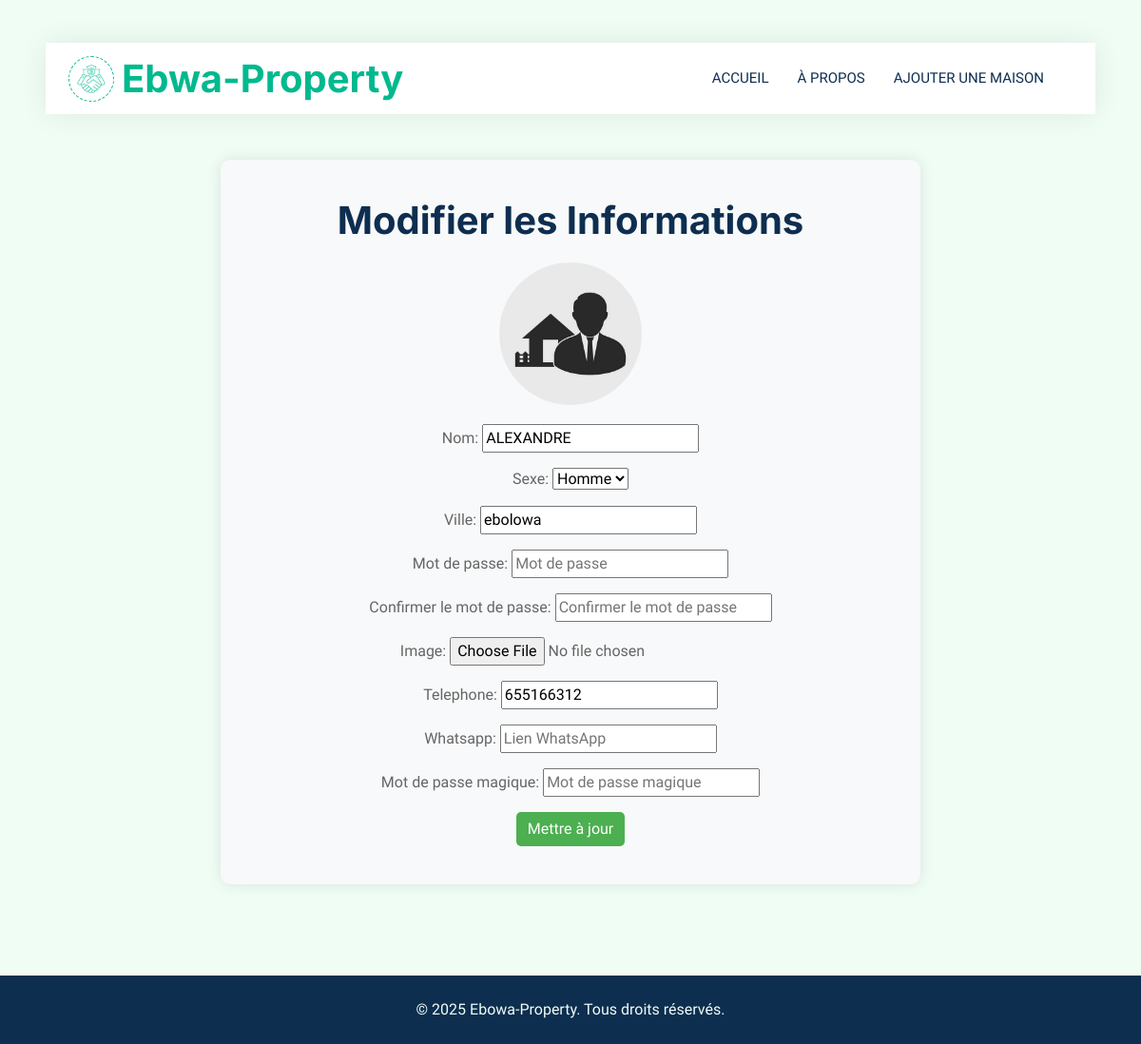
/proprietaire/13/edit/, run on the app's committed database.
### home/models.py (models this page shows, shortened)
class Proprietaire(models.Model):
    user = models.OneToOneField(User, on_delete=models.CASCADE, null=True, blank=True)  # Champ pour lier le propriétaire à un utilisateur
    nom = models.CharField(max_length=255, unique=False)
    sexe = models.CharField(max_length=10, choices=[('homme', 'Homme'), ('femme', 'Femme')], blank=True, default='')
    ville = models.CharField(max_length=255, blank=True, default='Douala')
    mot_de_passe = models.CharField(max_length=1000)
    image = models.ImageField(upload_to='images/', null=True, blank=True)
    last_login = models.DateTimeField(default=timezone.now)
    is_active = models.BooleanField(default=True)
    telephone = models.BigIntegerField(blank=False,null=True)
    whatsapp = models.URLField(blank=True, null=True)
    is_deleted = models.BooleanField(default=False)
    is_active = models.BooleanField(default=True)

### home/views.py (the view)
# urls.py: path('proprietaire/<int:proprietaire_id>/edit/', views.proprietaire_edit, name='proprietaire_edit'),
def proprietaire_edit(request, proprietaire_id):
    proprietaire = get_object_or_404(Proprietaire, pk=proprietaire_id)
    if request.method == 'POST':
        form = ProprietaireForm(request.POST, request.FILES, instance=proprietaire)
        if form.is_valid():
            form.save()
            messages.success(request, "Informations mises à jour avec succès !")
            return redirect('proprietaire_detail', proprietaire_id=proprietaire.id)
    else:
        form = ProprietaireForm(instance=proprietaire)
    return render(request, 'proprietaire_edit.html', {'form': form, 'proprietaire': proprietaire})

### home/forms.py (shortened to what this page needs)
class ProprietaireForm(forms.ModelForm):
    mot_de_passe = forms.CharField(widget=forms.PasswordInput(attrs={'placeholder': 'Mot de passe'}), label="Mot de passe", required=False)
    mot_de_passe_confirme = forms.CharField(widget=forms.PasswordInput(attrs={'placeholder': 'Confirmer le mot de passe'}), label="Confirmer le mot de passe", required=False)
    magic_password = forms.CharField(widget=forms.PasswordInput(attrs={'placeholder': 'Mot de passe magique'}), label="Mot de passe magique", required=True)
    class Meta:
        model = Proprietaire
        fields = ("nom", "sexe", "ville", "mot_de_passe", "mot_de_passe_confirme", "image", "telephone", "whatsapp", "magic_password")
        widgets = {
            'nom': forms.TextInput(attrs={'placeholder': 'Nom'}),
            'sexe': forms.Select(attrs={'placeholder': 'Sexe'}),
            'ville': forms.TextInput(attrs={'placeholder': 'Ville'}),
            'image': forms.ClearableFileInput(),
            'telephone': forms.TextInput(),
            'whatsapp': forms.TextInput(attrs={'placeholder': 'Lien WhatsApp'})
        }

### home/templates/proprietaire_edit.html (shortened to what this page needs)
{% load static %}
<!DOCTYPE html>
<html lang="en">
<head>
    <link href="https://cdnjs.cloudflare.com/ajax/libs/font-awesome/5.10.0/css/all.min.css" rel="stylesheet">
    <link href="https://cdn.jsdelivr.net/npm/bootstrap-icons@1.4.1/font/bootstrap-icons.css" rel="stylesheet">
    <link href="{% static 'lib/animate/animate.min.css' %}" rel="stylesheet">
    <link href="{% static 'lib/owlcarousel/assets/owl.carousel.min.css' %}" rel="stylesheet">
    <link href="{% static 'css/bootstrap.min.css' %}" rel="stylesheet">
    <link href="{% static 'css/style.css' %}" rel="stylesheet">
</head>
<body>
    <div class="container-fluid nav-bar bg-transparent">
        <nav class="navbar navbar-expand-lg bg-white navbar-light py-0 px-4">
            <a href="" class="navbar-brand d-flex align-items-center text-center">
                <div class="icon p-2 me-2">
                    <img class="img-fluid" src="{% static 'img/icon-deal.png' %}" alt="Icon" style="width: 30px; height: 30px;">
                </div>
                <h1 class="m-0 text-primary">Ebwa-Property</h1>
            </a>
            <div class="collapse navbar-collapse" id="navbarCollapse">
                <div class="navbar-nav ms-auto">
                    <a href="{% url 'index' %}" class="nav-item nav-link">Accueil</a>
                    <a href="{% url 'about' %}" class="nav-item nav-link">À propos</a>
                    <a href="{% url 'ajouter_maison' %}" class="nav-item nav-link">Ajouter une maison</a>
                </div>
            </div>
        </nav>
    </div>
    <div class="container py-5">
        <div class="row justify-content-center">
            <div class="col-lg-8">
                <div class="edit-form-section text-center">
                    <h1>Modifier les Informations</h1>
                    {% if proprietaire.image %}
                        <img src="{{ proprietaire.image.url }}" alt="Photo de {{ proprietaire.nom }}">
                    {% else %}
                        <img class="img-fluid" src="{% static 'img/proprietaire.jpg' %}" alt="">
                    {% endif %}
                    <form method="post" enctype="multipart/form-data">
                        {{ form.as_p }}
                        <button type="submit" class="btn btn-primary">Mettre à jour</button>
                    </form>
                </div>
            </div>
        </div>
    </div>
    <div class="container-fluid bg-dark text-light mt-5 py-4">
        <div class="row">
            <div class="col-md-12 text-center">
                <p class="mb-0">&copy; 2025 Ebowa-Property. Tous droits réservés.</p>
            </div>
        </div>
    </div>
</body>
</html>

### home/static/css/style.css (style rules this page uses)
:root { --primary: #00B98E; --secondary: #FF6922; --light: #EFFDF5; --dark: #0E2E50; }
.btn { transition: .5s; }
.btn.btn-primary, .btn.btn-secondary { color: #FFFFFF; }
.nav-bar { position: relative; margin-top: 45px; padding: 0 3rem; transition: .5s; z-index: 9999; }
.navbar { box-shadow: 0 0 30px rgba(0, 0, 0, .08); }
.navbar-light .navbar-nav .nav-link { margin-right: 30px; padding: 25px 0; color: #FFFFFF; font-size: 15px; text-transform: uppercase; outline: none; }
.navbar-light .navbar-brand { height: 75px; }
.navbar-light .navbar-nav .nav-link { color: var(--dark); font-weight: 500; }
.icon { padding: 15px; display: inline-flex; align-items: center; justify-content: center; background: #FFFFFF !important; border-radius: 50px; border: 1px dashed var(--primary) !important; }

### home/templates/proprietaire_edit.html (style rules this page uses)
.edit-form-section { background-color: #f8f9fa; padding: 40px; border-radius: 10px; box-shadow: 0 0 15px rgba(0, 0, 0, 0.1); }
.edit-form-section img { width: 150px; height: 150px; border-radius: 50%; object-fit: cover; margin-bottom: 20px; }
.edit-form-section h1 { font-size: 2.5em; margin-bottom: 20px; }
.edit-form-section .btn-primary { background-color: #4CAF50; border: none; }

### data on the page
Proprietaire: nom "ALEXANDRE", sexe "Homme", ville "ebolowa", telephone "655166312"
